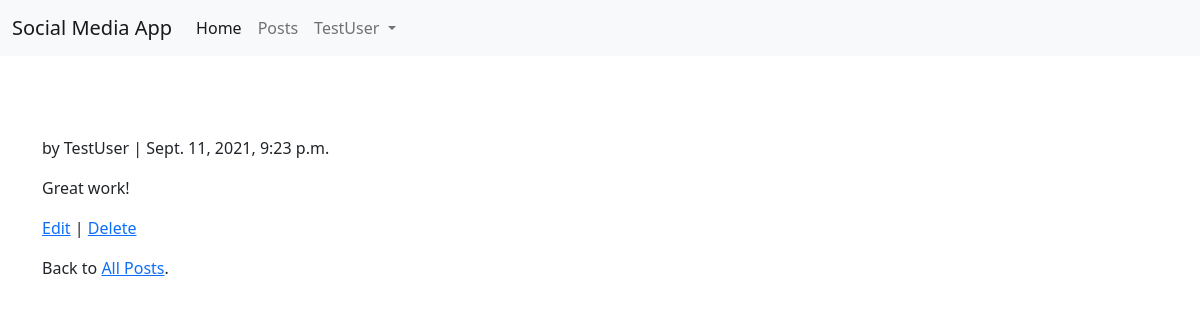
The page /posts/3/ (signed in) on the database as committed earlier.
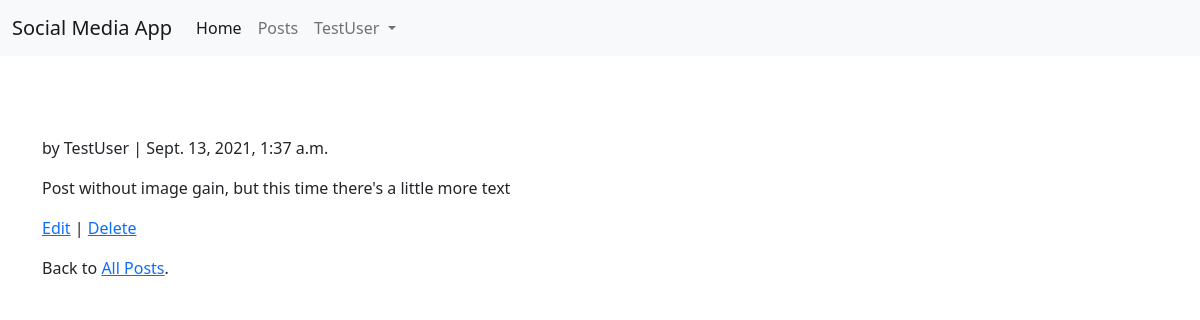
The same page on the database as committed later.
### posts/models.py (models this page shows, shortened)
class Post(models.Model):
    post_image = models.ImageField(null=True, blank=True, upload_to="images/")
    body = models.TextField()
    date = models.DateTimeField(auto_now_add=True)
    author = models.ForeignKey(
        get_user_model(),
        on_delete=models.CASCADE,
    )

### accounts/models.py (models this page shows)
class CustomUser(AbstractUser):
    age = models.PositiveIntegerField(null=True, blank=True)

### posts/views.py (the view)
# urls.py: path('<int:pk>/', PostDetailView.as_view(), name='post_detail'),
class PostDetailView(LoginRequiredMixin, DetailView):
    model = Post
    template_name = 'post_detail.html'

### templates/post_detail.html (shortened to what this page needs)
{% extends 'base.html' %}
{% block content %}
<div class="container">
    <div class="post-entry">
        <p>by {{object.author }} | {{ object.date }}</p>
        <p>{{ object.body }}</p>
    </div>
    <p><a href="{% url 'post_edit' object.pk %}">Edit</a> |
        <a href="{% url 'post_delete' object.pk %}">Delete</a>
    </p>
    <p>Back to <a href="{% url 'post_list' %}">All Posts</a>.</p>
</div>
{% endblock content %}

Rows that differ between the two databases and show on the page:
changed Post "TestUser": date "Sept. 11, 2021, 9:23 p.m." → "Sept. 13, 2021, 1:37 a.m."; body "Great work!" → "Post without image gain, but this time there's a little more text"
